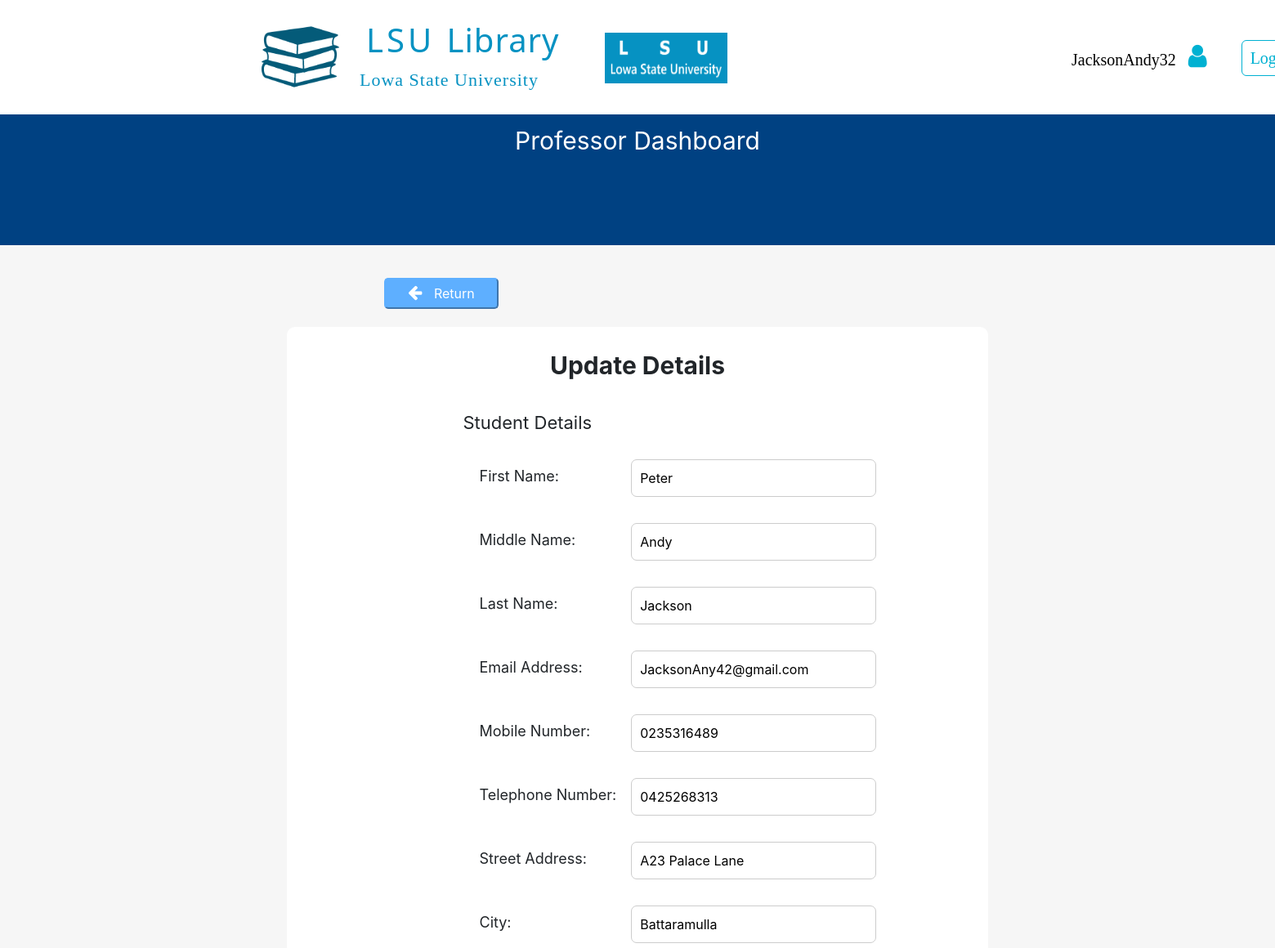
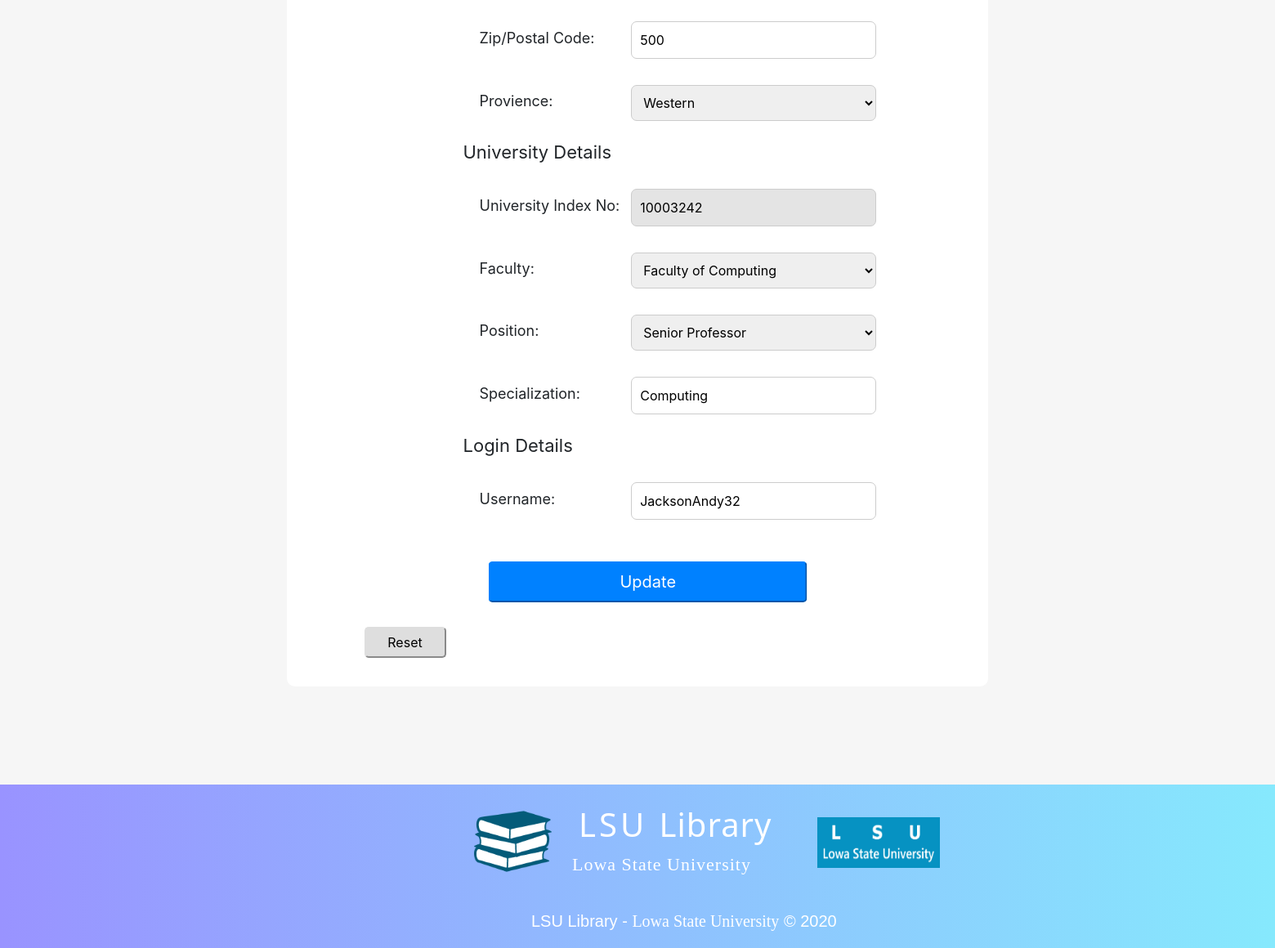
The app's page /studentProfessorDashboard/3.accountDetails/professorUpdateDetails.php (signed in) with its own data (2 pictures, top to bottom).
### tables this page shows
CREATE TABLE User(
  UserID INT(8) AUTO_INCREMENT,
  FirstName VARCHAR(30) NOT NULL,
  MiddleName VARCHAR(30),
  LastName VARCHAR(50) NOT NULL,
  EmailAddress VARCHAR(50) NOT NULL,
  StreetAddress VARCHAR(40) NOT NULL,
  ucCityID INT(8),
  uzpcZPCID INT(8),
  upProvienceID INT(8) NOT NULL,
  MobileNumber CHAR(10) NOT NULL,
  TelephoneNumber CHAR(10),
  RegistrationDateTime DATETIME DEFAULT CURRENT_TIMESTAMP,
  lLoginID INT NOT NULL,  
  PRIMARY KEY (UserID),
  FOREIGN KEY (ucCityID) REFERENCES UserCity(CityID),
  FOREIGN KEY (uzpcZPCID) REFERENCES UserZipPostalCode(ZPCID),
  FOREIGN KEY (upProvienceID) REFERENCES UserProvience(ProvienceID)
);

CREATE TABLE UserCity(
  CityID INT(8) AUTO_INCREMENT,
  City VARCHAR(50),
  PRIMARY KEY (CityID)
);

CREATE TABLE UserZipPostalCode(
  ZPCID INT(8) AUTO_INCREMENT,
  ZipPostalCode INT(5),
  PRIMARY KEY (ZPCID)
);

CREATE TABLE UniversityMember(
  uUserID INT(8) NOT NULL,
  UniversityNo INT(8) NOT NULL,
  mmtMembershipTypeID INT(8) NOT NULL,
  mmsMemberStatusID INT(8) NOT NULL,
  mfFacultyID INT(8) NOT NULL,
  mpPositionID INT(8) NOT NULL,
  EditDateTime DATETIME,
  PRIMARY KEY (uUserID, UniversityNo),
  FOREIGN KEY (uUserID) REFERENCES User(UserID),
  FOREIGN KEY (mmtMembershipTypeID) REFERENCES MemberMembershipType(MembershipTypeID),
  FOREIGN KEY (mmsMemberStatusID) REFERENCES MemberMemberStatus(MemberStatusID),
  FOREIGN KEY (mfFacultyID) REFERENCES MemberFaculty(FacultyID),
  FOREIGN KEY (mpPositionID) REFERENCES MemberPosition(PositionID)
);

CREATE TABLE MemberPosition(
  PositionID INT(8) AUTO_INCREMENT,
  Position VARCHAR(25),
  PRIMARY KEY (PositionID)
);

CREATE TABLE ProfessorSpecialization(
  SpecializationID INT(8) AUTO_INCREMENT,
  Specialization VARCHAR(50),
  PRIMARY KEY (SpecializationID)
);

### studentProfessorDashboard/3.accountDetails/professorUpdateDetails.php (the view, shortened to what the rows shown need)
<?php
  include_once("../../LSULibraryDBConnection.php");
  $userUsername = $_SESSION['username'];
        ?> <script>
<!DOCTYPE html>
<html>
  <head>
    <link rel="stylesheet" href="../../assets/css/defaultLayout.css">
    <link rel="stylesheet" href="https://cdnjs.cloudflare.com/ajax/libs/font-awesome/4.7.0/css/font-awesome.min.css">
    <link rel="stylesheet" href="../../assets/bootstrap/css/bootstrap.min.css">
  </head>
  <body>
        <div style="height: 140px; width: 100%;">
              <div id="logoSection">
                <h1 id="mainTitle"> LSU <span id="mainTitleSpan">Library</span> </h1>
              </div>
        </div>
          <div style="width: 100%;
                      height: 1820px;
                      background-color: #F6F6F6;">
            <div style="width: 55%;
                        height: 1600px;
                        background-color: #FFFFFF;
                        border-radius: 10px;
                        position: relative;
                        left: 50%;
                        transform: translateX(-50%);
                        top: 100px;">
              <?php
                $retrieveDetailsSQL = "SELECT * FROM User u INNER JOIN Login l ON l.LoginID = u.lLoginID
                                      INNER JOIN UserCity uc ON uc.CityID = u.ucCityID
                                      INNER JOIN UserZipPostalCode uzpc ON uzpc.ZPCID = u.uzpcZPCID
                                      INNER JOIN UserProvience up ON up.ProvienceID = u.upProvienceID
                                      INNER JOIN UniversityMember um ON um.uUserID = u.UserID
                                      INNER JOIN MemberMembershipType mmt ON mmt.MembershipTypeID = um.mmtMembershipTypeID
                                      INNER JOIN MemberFaculty mf ON mf.FacultyID = um.mfFacultyID
                                      INNER JOIN MemberPosition mp ON mp.PositionID = um.mpPositionID
                                      INNER JOIN MemberMemberStatus mms ON mms.MemberStatusID = um.mmsMemberStatusID
                                      INNER JOIN Professor p ON p.umUserID = um.uUserID AND p.umUniversityNo = um.UniversityNo
                                      INNER JOIN ProfessorSpecialization ps ON ps.SpecializationID = p.psSpecializationID
                                      WHERE l.Username = '$userUsername';";
                $retrieveDetailsResult = mysqli_query($databaseConn, $retrieveDetailsSQL);
                $retrieveDetailsRow = mysqli_fetch_array($retrieveDetailsResult);
              ?>
              <div id="container">
                <form action="professorUpdateDetails.php" method="POST">
                  <table>
                    <tr>
                      <td>
                        <input type="text" name="firstName" class="updateFormInput" required placeholder="First Name" value="<?php echo $retrieveDetailsRow['FirstName']; ?>"
                        title="Mandatory, Only Uppercase Initials and Lowercase Alphabetic Characters"
                        data-toggle="tooltip" data-placement="right">
                      </td>
                    </tr>
                    <tr>
                      <td>
                        <input type="text" name="middleName" class="updateFormInput" placeholder="Middle Name" value="<?php echo $retrieveDetailsRow['MiddleName']; ?>"
                        title="Optional, Only Uppercase Initials and Lowercase Alphabetic Characters"
                        data-toggle="tooltip" data-placement="right">
                      </td>
                    </tr>
                    <tr>
                      <td>
                        <input type="text" name="lastName" class="updateFormInput" required placeholder="Last Name" value="<?php echo $retrieveDetailsRow['LastName']; ?>"
                        title="Mandatory, Only Uppercase Initials and Lowercase Alphabetic Characters"
                        data-toggle="tooltip" data-placement="right">
                      </td>
                    </tr>
                    <tr>
                      <td>
                        <input type="text" name="emailAddress" class="updateFormInput" required placeholder="Email Address" value="<?php echo $retrieveDetailsRow['EmailAddress']; ?>"
                        title="Mandatory, Enter valid email address"
                        data-toggle="tooltip" data-placement="right">
                      </td>
                    </tr>
                    <tr>
                      <td>
                        <input type="text" name="mobileNumber" class="updateFormInput" required placeholder="Mobile Number" value="<?php echo $retrieveDetailsRow['MobileNumber']; ?>"
                        title="Mandatory, Only 10 numeric characters"
                        data-toggle="tooltip" data-placement="right">
                      </td>
                    </tr>
                    <tr>
                      <td>
                        <input type="text" name="telephoneNumber" class="updateFormInput" placeholder="Telephone Number" value="<?php echo $retrieveDetailsRow['TelephoneNumber']; ?>"
                        title="Optional, Only 10 numeric characters"
                        data-toggle="tooltip" data-placement="right">
                      </td>
                    </tr>
                    <tr>
                      <td>
                        <input type="text" name="streetAddress" class="updateFormInput" required placeholder="Street Address" value="<?php echo $retrieveDetailsRow['StreetAddress']; ?>"
                        title="Mandatory, Only Uppercase Initials, Lowercase Alphabetic and Numeric Characters"
                        data-toggle="tooltip" data-placement="right">
                      </td>
                    </tr>
                    <tr>
                      <td>
                        <input type="text" name="city" class="updateFormInput" required placeholder="City" value="<?php echo $retrieveDetailsRow['City']; ?>"
                        title="Mandatory, Only Uppercase Initials, Lowercase Alphabetic and Numeric Characters"
                        data-toggle="tooltip" data-placement="right">
                      </td>
                    </tr>
                    <tr>
                      <td>
                        <input type="text" name="zipPostalCode" class="updateFormInput" required placeholder="Zip/Postal Code" value="<?php echo $retrieveDetailsRow['ZipPostalCode']; ?>"
                        title="Mandatory, Only 5 Numeric Characters"
                        data-toggle="tooltip" data-placement="right">
                      </td>
                    </tr>
                    <tr>
                      <td>
                        <input type="text" name="universityIndexNo" class="updateFormInput" required readonly placeholder="University Index No" value="<?php echo $retrieveDetailsRow['UniversityNo']; ?>"
                        title="Not Editable"
                        data-toggle="tooltip" data-placement="right" style="background-color: #E4E4E4;">
                      </td>
                    </tr>
                    <tr>
                      <td>
                        <select name="positionSelect" class="updateFormInput"
                        title="Mandatory, Select the Position"
                        data-toggle="tooltip" data-placement="right">
                          <?php
                              $selectedPositionID = $retrieveDetailsRow["PositionID"];
                              $selectedPosition = $retrieveDetailsRow["Position"];
                          ?>
                            <option value="92130002"
                              <?php
                                if(92130005 == $selectedPositionID && "Senior Professor" == $selectedPosition)
                                {
                                  echo "selected";
                                }
                              ?> >Senior Professor
                            </option>
                        </select>
                      </td>
                    </tr>
                    <tr>
                      <td>
                        <input type="text" name="specialization" class="updateFormInput" required placeholder="Batch" value="<?php echo $retrieveDetailsRow['Specialization']; ?>"
                        title="Mandatory,  Only Uppercase Initials and Lowercase Alphabetic Characters"
                        data-toggle="tooltip" data-placement="right">
                      </td>
                    </tr>
                    <tr>
                      <td>
                        <input type="text" name="username" class="updateFormInput" required placeholder="Username" value="<?php echo $retrieveDetailsRow['Username']; ?>"
                        title="Mandatory, Only Uppercase, Lowercase Alphabetic and Numeric Characters, Minimum Length: 10, Maximum Length: 15"
                        data-toggle="tooltip" data-placement="right">
                      </td>
                    </tr>
                  </table>
                </form>
              </div>
          </div>
        </div>
          <div id="footer">
            <div id="footerLogoSection">
              <h1 id="mainTitle"> LSU <span id="mainTitleSpan">Library</span> </h1>
            </div>
          </div>
  </body>
</html>

### records on screen
user: firstName "Peter", middleName "Andy", lastName "Jackson", emailAddress "JacksonAny42@gmail.com", mobileNumber "0235316489", telephoneNumber "0425268313", streetAddress "A23 Palace Lane", city "Battaramulla", zipPostalCode "500", universityIndexNo "10003242", specialization "Computing", username "JacksonAndy32"
memberposition: positionSelect "Senior Professor"

### other values on screen
$userUsername "JacksonAndy32"
form field provienceSelect "Western"
form field facultySelect "Faculty of Computing"
